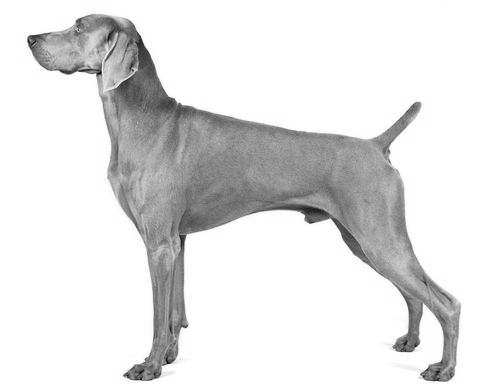
#> input picture data/dog2.png, 480 x 386 px
$ python interactive_saliency.py
#> lines starting #> are read from the running program, lines starting #| are printed output that depends on the picture
from PIL import Image
import numpy as np
import matplotlib.pyplot as plt
from tqdm.notebook import tqdm

img_dir = './data/dog2.png'

## Load image and display
image = Image.open(img_dir)
#> image is the input picture: PIL image 480x386 L; min 7, max 255, mean 224.4
# image.show()


## Convert image into numpy array
np_img = np.array(image.getdata()).reshape(image.size[1], image.size[0])
print("Image Shape:", np_img.shape)
#| Image Shape: (386, 480)


## Plot Numpy array of the image
plt.imshow(np_img, cmap='gray')
plt.show()

## Choose the patches
fg_patch = np_img[150:200, 200:300]
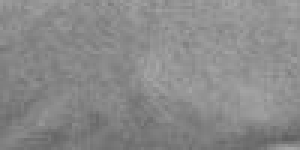
#> fg_patch: shape (50, 100) int64 (shown 3 times larger); min 95, max 167, mean 137.6
bg_patch = np_img[300:350, 200:300]
#> bg_patch: shape (50, 100) int64; every value is 255


## Plot FG patch
plt.imshow(fg_patch, cmap='gray')
plt.show()

## Plot BG patch
plt.imshow(bg_patch, cmap='gray')
plt.show()

## Function that creates the likelihood distribution for a given patch
def patch_prob_dist(patch):

    flat_patch = patch.flatten()
#> flat_patch = 5000 values, max 167 at index 178, min 95 at index 4695, mean 137.6

    hist, bin_edges = np.histogram(flat_patch, bins=range(257)) ## numpy in-built algo to create histogram
#> hist = 256 values, max 173 at index 147, min 0 at index 0, mean 19.53; bin_edges = 257 values from 0 to 256
    ## [1, 2, 3] -> [1,2) ; [2,3)
    bin_centers = np.arange(0, 256)

    hist = hist/ np.max(hist) ## normalizing histogram
#> hist = 256 values, max 1 at index 147, min 0 at index 0, mean 0.113

    ## Plot the liikelihood maps
    plt.plot(bin_centers, hist)
    plt.show()
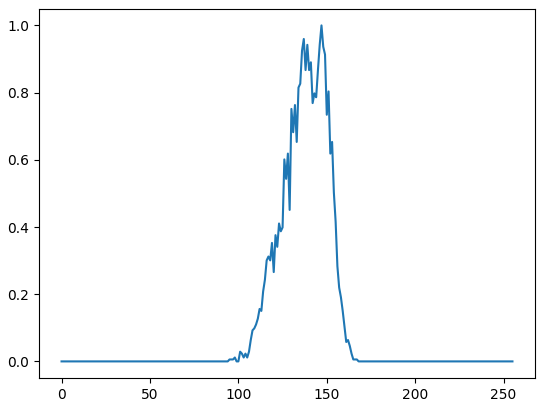
#> figure drawn by matplotlib, 1 panel; curve peaks at x = 147, y = 1

    return hist, bin_centers


def spatial_likelihood(image, patch):

    ## Create the likelihood distribution for the given patch
    patch_hist, patch_bin_centers = patch_prob_dist(patch)
#> patch_hist has the same summary as hist in patch_prob_dist; patch_bin_centers = 256 values from 0 to 255

    ## Plot the liikelihood maps
    plt.plot(patch_bin_centers, patch_hist)
    plt.show()

    ## Create a dummy image to store saliency map
    spatial_map = np.ones_like(image).astype(float)

    patch_bin_centers = patch_bin_centers.tolist()

    ## Iterate over each pixel value to substitute the likelihood value
    for row in tqdm(range(image.shape[0])):
        for col in range(image.shape[1]):
            ## Check for the intensity in the bin centers and then use the likelihood
#             intensity = patch_bin_centers.index(image[row,col])
#             spatial_map[row, col] = patch_hist[intensity]

            ## Directly use intensity value as bincenters and grayscale image are integers [0,255]
            spatial_map[row, col] = patch_hist[image[row,col]]
#> spatial_map: shape (386, 480) float64; every value is 1

    ## Show the saliency map for the given patch
    plt.imshow(spatial_map*255, CMAP='gray')
    plt.show()

    return spatial_map

## Calculate the FG likelihood intensity distribution and FG saliency map
#> (the run stopped early here; a loop or call above may not have finished)
